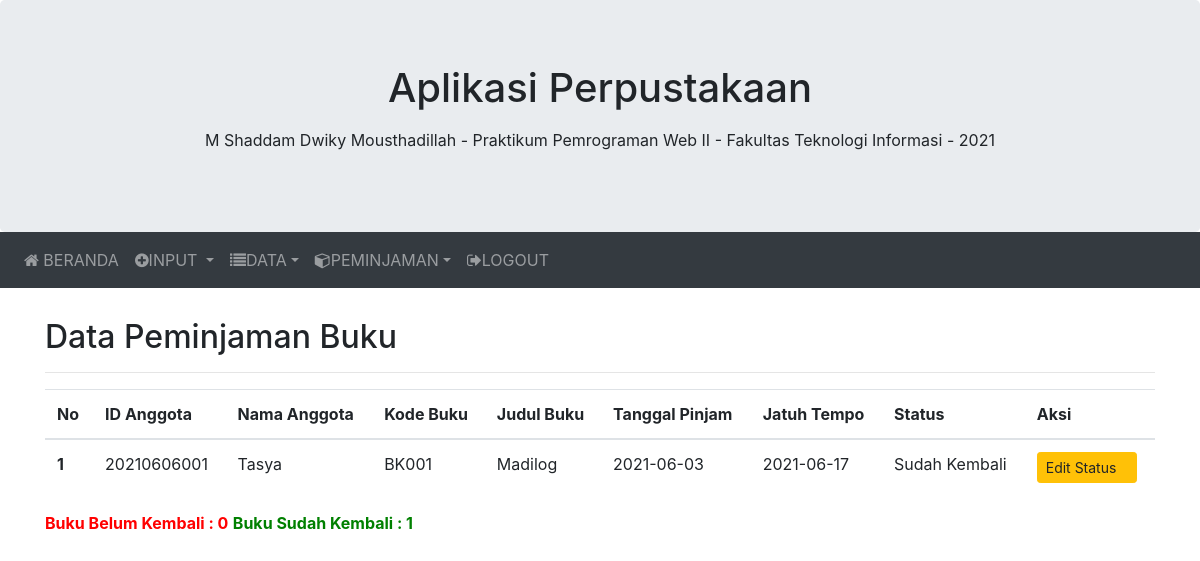
The app's page /data_peminjaman_buku.php (signed in) with its own data.
### tables this page shows
CREATE TABLE `peminjaman_buku` (
  `id` int(11) NOT NULL,
  `id_anggota` varchar(20) NOT NULL,
  `nama_anggota` varchar(100) NOT NULL,
  `kode_buku` varchar(11) NOT NULL,
  `judul_buku` varchar(20) NOT NULL,
  `tanggal_pinjam` date NOT NULL,
  `jatuh_tempo` date NOT NULL,
  `status` varchar(20) NOT NULL
);

### data_peminjaman_buku.php (the view, shortened to what this page needs)
<?php
include 'header.php';
	$notif_belumkembali = "SELECT count(*) as baris from peminjaman_buku where status = 'Belum Kembali'";
	$hasil1 = mysqli_query($Koneksi, $notif_belumkembali);
	$data1 = mysqli_fetch_array($hasil1);
	$notif_sudahkembali = "SELECT count(*) as baris from peminjaman_buku where status = 'Sudah Kembali'";
	$hasil2 = mysqli_query($Koneksi, $notif_sudahkembali);
	$data2 = mysqli_fetch_array($hasil2);
?>
<!DOCTYPE html>
<html lang="en">
	<div class="container" style="margin-top:30px">
		<h2>Data Peminjaman Buku</h2>
		<hr>
		<table class="table table-hover">
			<thead>
				<tr>
					<th>No</th>
					<th>ID Anggota</th>
					<th>Nama Anggota</th>
					<th>Kode Buku</th>
					<th>Judul Buku</th>
					<th>Tanggal Pinjam</th>
					<th>Jatuh Tempo</th>
					<th>Status</th>
					<th >Aksi</th>
				</tr>
			</thead>
			<tbody>
				<?php
					$no_urut = 0;
					$sql = mysqli_query($Koneksi, "SELECT * from peminjaman_buku");
					while($data = mysqli_fetch_array($sql)){ $no_urut++;
				?>
				<tr>
					<th><?php echo $no_urut ?></th>
					<td><?php echo $data['id_anggota'];?></td>
					<td><?php echo $data['nama_anggota'];?></td>
					<td><?php echo $data['kode_buku'];?></td>
					<td><?php echo $data['judul_buku'];?></td>
					<td><?php echo $data['tanggal_pinjam'];?></td>
					<td><?php echo $data['jatuh_tempo'];?></td>
					<td><?php echo $data['status'];?></td>
					<td>
					<a href="edit_peminjaman_buku.php?id=<?php echo $data['id']; ?>" class="btn btn-warning btn-sm" style="padding-right:20px">Edit Status</a>
					</td>
				</tr>
				<?php
					}
				?>
			</tbody>
		</table>
		<strong><font color="red"><?php echo "Buku Belum Kembali : ".$data1['baris']; ?></font></strong>
		<strong><font color="green"><?php echo "Buku Sudah Kembali : ".$data2['baris'];?></font></strong>
	</div>
</body>
</html>

### records on screen
peminjaman_buku: id_anggota "20210606001", nama_anggota "Tasya", kode_buku "BK001", judul_buku "Madilog", tanggal_pinjam "2021-06-03", jatuh_tempo "2021-06-17", status "Sudah Kembali"

### other values on screen
$nama "M Shaddam Dwiky Mousthadillah"
$data1['baris'] "0"
$data2['baris'] "1"
